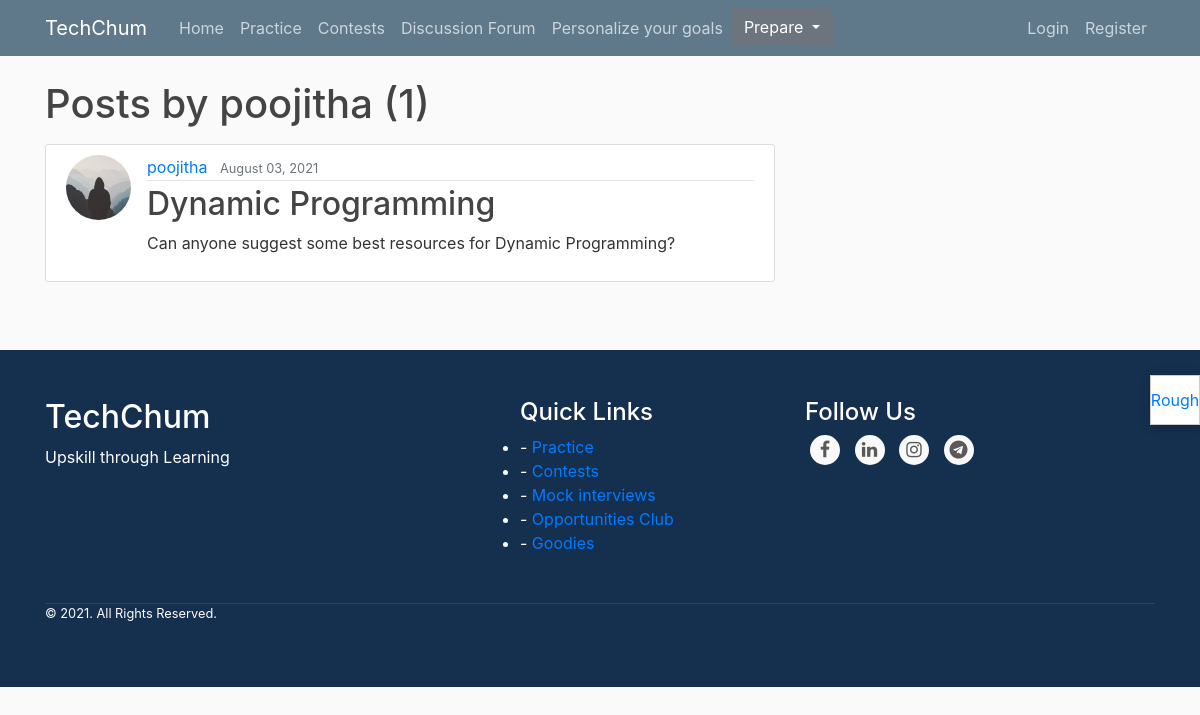
The page /user/poojitha/ on the database its author committed.
### blog/models.py (models this page shows, shortened)
class Post(models.Model):
    title = models.CharField(max_length=100)
    content = models.TextField()
    date_posted = models.DateTimeField(default=timezone.now)
    author = models.ForeignKey(User, on_delete=models.CASCADE)

### users/models.py (models this page shows, shortened)
class Profile(models.Model):
    user = models.OneToOneField(User, on_delete=models.CASCADE)
    image = models.ImageField(default='default.jpg', upload_to='profile_pics')

### blog/views.py (the view)
# urls.py: url(r'^user/(?P<username>\w{0,50})/$', UserPostListView.as_view(), name='user-posts'),
class UserPostListView(ListView):
    model = Post
    template_name = 'blog/user_posts.html'  # <app>/<model>_<viewtype>.html
    context_object_name = 'posts'
    paginate_by = 5
    def get_queryset(self):
        user = get_object_or_404(User, username=self.kwargs.get('username'))
        return Post.objects.filter(author=user).order_by('-date_posted')

### blog/templates/blog/user_posts.html (shortened to what this page needs)
{% extends "blog/base.html" %}
{% block content %}
    <h1 class="mb-3">Posts by {{ view.kwargs.username }} ({{ page_obj.paginator.count }})</h1>
    {% for post in posts %}
        <article class="media content-section">
          <img class="rounded-circle article-img" src="{{ post.author.profile.image.url }}">
          <div class="media-body">
            <div class="article-metadata">
              <a class="mr-2" href="{% url 'user-posts' post.author.username %}">{{ post.author }}</a>
              <small class="text-muted">{{ post.date_posted|date:"F d, Y" }}</small>
            </div>
            <h2><a class="article-title" href="{% url 'post-detail' post.id %}">{{ post.title }}</a></h2>
            <p class="article-content">{{ post.content }}</p>
          </div>
        </article>
    {% endfor %}
{% endblock content %}

### blog/static/blog/main.css (style rules this page uses)
body { background: #fafafa; color: #333333; margin-top: 5rem; }
h1, h2, h3, h4, h5, h6 { color: #444444; }
.content-section { background: #ffffff; padding: 10px 20px; border: 1px solid #dddddd; border-radius: 3px; margin-bottom: 20px; }
.article-title { color: #444444; }
.article-content { white-space: pre-line; }
.article-img { height: 65px; width: 65px; margin-right: 16px; }
.article-metadata { padding-bottom: 1px; margin-bottom: 4px; border-bottom: 1px solid #e3e3e3 }

### rows shown on the page
Post: author.profile.image (placeholder picture), author "poojitha", date_posted "August 03, 2021", title "Dynamic Programming", content "Can anyone suggest some best resources for Dynamic Programming?"

### other values the page prints
{{ view.kwargs.username }} "poojitha"
{{ page_obj.paginator.count }} "1"
